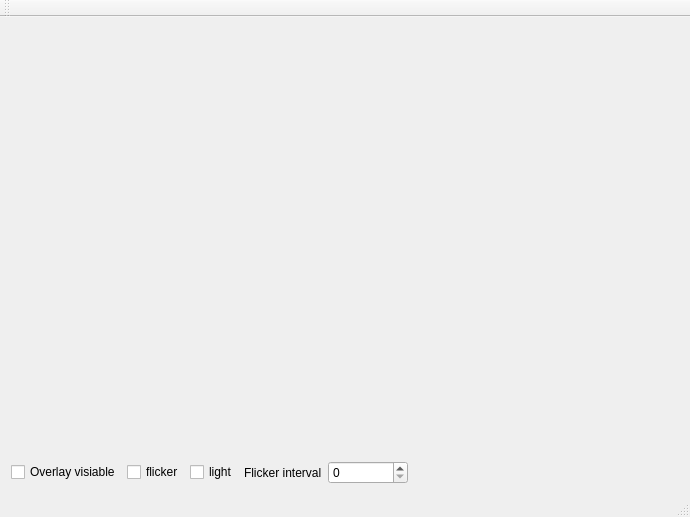
<?xml version="1.0" encoding="UTF-8"?>
<ui version="4.0">
 <class>MainWindow</class>
 <widget class="QMainWindow" name="MainWindow">
  <property name="geometry">
   <rect>
    <x>0</x>
    <y>0</y>
    <width>690</width>
    <height>517</height>
   </rect>
  </property>
  <property name="windowTitle">
   <string>MainWindow</string>
  </property>
  <widget class="QWidget" name="centralWidget">
   <layout class="QVBoxLayout" name="verticalLayout">
    <item>
     <layout class="QHBoxLayout" name="horizontalLayout_2">
      <item>
       <widget class="QExtIndicatorLight" name="qtklightbutton_1" native="true">
        <property name="sizePolicy">
         <sizepolicy hsizetype="Preferred" vsizetype="Expanding">
          <horstretch>0</horstretch>
          <verstretch>0</verstretch>
         </sizepolicy>
        </property>
       </widget>
      </item>
      <item>
       <widget class="QExtIndicatorLight" name="qtklightbutton_2" native="true">
        <property name="sizePolicy">
         <sizepolicy hsizetype="Preferred" vsizetype="Expanding">
          <horstretch>0</horstretch>
          <verstretch>0</verstretch>
         </sizepolicy>
        </property>
       </widget>
      </item>
      <item>
       <widget class="QExtIndicatorLight" name="qtklightbutton_3" native="true">
        <property name="sizePolicy">
         <sizepolicy hsizetype="Preferred" vsizetype="Expanding">
          <horstretch>0</horstretch>
          <verstretch>0</verstretch>
         </sizepolicy>
        </property>
       </widget>
      </item>
     </layout>
    </item>
    <item>
     <layout class="QHBoxLayout" name="horizontalLayout_3">
      <item>
       <widget class="QExtIndicatorLight" name="qtklightbutton_4" native="true">
        <property name="sizePolicy">
         <sizepolicy hsizetype="Preferred" vsizetype="Expanding">
          <horstretch>0</horstretch>
          <verstretch>0</verstretch>
         </sizepolicy>
        </property>
       </widget>
      </item>
      <item>
       <widget class="QExtIndicatorLight" name="qtklightbutton_5" native="true">
        <property name="sizePolicy">
         <sizepolicy hsizetype="Preferred" vsizetype="Expanding">
          <horstretch>0</horstretch>
          <verstretch>0</verstretch>
         </sizepolicy>
        </property>
       </widget>
      </item>
      <item>
       <widget class="QExtIndicatorLight" name="qtklightbutton_6" native="true">
        <property name="sizePolicy">
         <sizepolicy hsizetype="Preferred" vsizetype="Expanding">
          <horstretch>0</horstretch>
          <verstretch>0</verstretch>
         </sizepolicy>
        </property>
       </widget>
      </item>
     </layout>
    </item>
    <item>
     <layout class="QHBoxLayout" name="horizontalLayout_4">
      <item>
       <widget class="QExtIndicatorLight" name="qtklightbutton_7" native="true">
        <property name="sizePolicy">
         <sizepolicy hsizetype="Preferred" vsizetype="Expanding">
          <horstretch>0</horstretch>
          <verstretch>0</verstretch>
         </sizepolicy>
        </property>
       </widget>
      </item>
      <item>
       <widget class="QExtIndicatorLight" name="qtklightbutton_8" native="true">
        <property name="sizePolicy">
         <sizepolicy hsizetype="Preferred" vsizetype="Expanding">
          <horstretch>0</horstretch>
          <verstretch>0</verstretch>
         </sizepolicy>
        </property>
       </widget>
      </item>
      <item>
       <widget class="QExtIndicatorLight" name="qtklightbutton_9" native="true">
        <property name="sizePolicy">
         <sizepolicy hsizetype="Preferred" vsizetype="Expanding">
          <horstretch>0</horstretch>
          <verstretch>0</verstretch>
         </sizepolicy>
        </property>
       </widget>
      </item>
     </layout>
    </item>
    <item>
     <layout class="QHBoxLayout" name="horizontalLayout">
      <item>
       <widget class="QCheckBox" name="checkBox_overlay">
        <property name="text">
         <string>Overlay visiable</string>
        </property>
       </widget>
      </item>
      <item>
       <widget class="QCheckBox" name="checkBox_flicker">
        <property name="text">
         <string>flicker</string>
        </property>
       </widget>
      </item>
      <item>
       <widget class="QCheckBox" name="checkBox_light">
        <property name="text">
         <string>light</string>
        </property>
       </widget>
      </item>
      <item>
       <widget class="QLabel" name="label">
        <property name="text">
         <string>Flicker interval</string>
        </property>
       </widget>
      </item>
      <item>
       <widget class="QSpinBox" name="spinBox">
        <property name="minimumSize">
         <size>
          <width>80</width>
          <height>0</height>
         </size>
        </property>
        <property name="maximum">
         <number>99999</number>
        </property>
       </widget>
      </item>
      <item>
       <spacer name="horizontalSpacer">
        <property name="orientation">
         <enum>Qt::Horizontal</enum>
        </property>
        <property name="sizeHint" stdset="0">
         <size>
          <width>40</width>
          <height>20</height>
         </size>
        </property>
       </spacer>
      </item>
     </layout>
    </item>
   </layout>
  </widget>
  <widget class="QMenuBar" name="menuBar">
   <property name="geometry">
    <rect>
     <x>0</x>
     <y>0</y>
     <width>690</width>
     <height>23</height>
    </rect>
   </property>
  </widget>
  <widget class="QToolBar" name="mainToolBar">
   <attribute name="toolBarArea">
    <enum>TopToolBarArea</enum>
   </attribute>
   <attribute name="toolBarBreak">
    <bool>false</bool>
   </attribute>
  </widget>
  <widget class="QStatusBar" name="statusBar"/>
 </widget>
 <layoutdefault spacing="6" margin="11"/>
 <customwidgets>
  <customwidget>
   <class>QExtIndicatorLight</class>
   <extends>QWidget</extends>
   <header location="global">qextIndicatorLight.h</header>
   <container>1</container>
  </customwidget>
 </customwidgets>
 <resources/>
 <connections/>
</ui>
